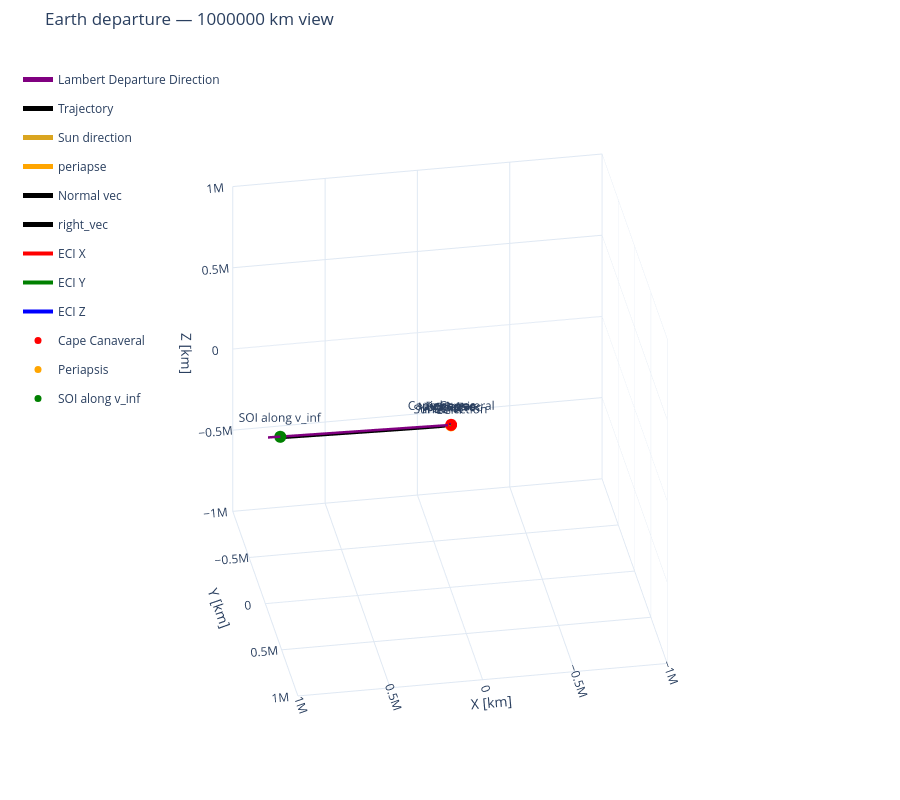

This figure's notebook cell:
### Markdown cell above
## Visualization

### Code cell
# Translate by Earth's rv at each sample, then rotate HCI into ECI.
sun_direction_eci = calc_dcm_eci_wrt_hci() @ (-mission["earth_rv_hci_km"][0, :3])


frames = [
    {
        "name": "ECI",
        "location": [0, 0, 0],
        "dcm_body_wrt_hci": np.eye(3),
        "length": 10000,
    },
    # {"name": "ECEF", "location": [0, 0, 0],
    #         "dcm_body_wrt_hci": dcm_ecef_wrt_eci, "length": 10000},  # just for visualization
]

vectors = [
    {
        "direction": sun_direction_eci,
        "length": 20000,
        "name": "Sun direction",
        "color": "goldenrod",
        "label": True,
    },
    {
        "direction": departure.r_p_eci,
        "length": 10000,
        "name": "periapse",
        "color": "orange",
        "label": True,
    },
    {
        "direction": departure.n_vec,
        "length": 10000,
        "name": "Normal vec",
        "color": "black",
        "label": True,
    },  # just for visualization
    {
        "direction": departure.right_vec,
        "length": 10000,
        "name": "right_vec",
        "color": "black",
        "label": True,
    },  # just for visualization
]

points = [
    {
        "name": "Cape Canaveral",
        "location": (departure.dcm_ecef_wrt_eci0.T @ r_cape_ecef_m) * M_TO_KM,
        "color": "red",
    },
    {"name": "Periapsis", "location": departure.r_p_eci * M_TO_KM, "color": "orange"},
    {
        "name": "SOI along v_inf",
        "location": earth_soi_km * unit(v_inf_eci_km),
        "color": "green",
    },
]

view_range = 1000000
fig_earth = plot_3d(
    [rv_sat_eci_km[:, 0:3], departure.rv_traj_eci_m[:, 0:3] * M_TO_KM],
    [mission["time_s"], departure.t_traj_s],
    labels=["Lambert Departure Direction", "Trajectory"],
    trace_colors=["purple", "black"],
    bodies={"name": "Earth", "radius": R_EARTH * M_TO_KM, "color": "royalblue"},
    frames=frames,
    vectors=vectors,
    points=points,
    title=f"Earth departure — {view_range} km view",
    units="km",
    azim=80,
    elev=30,
    show_end=False,
    show=False,
)
fig_earth.update_scenes(
    xaxis_range=[-view_range, view_range],  # km
    yaxis_range=[-view_range, view_range],  # km
    zaxis_range=[-view_range, view_range],  # km
)
fig_earth.show()

### Figure 1 — Plotly figure (JSON) as saved in the notebook; plotly's stock layout.template omitted (floating-point values rounded to 4 significant figures; data arrays with more than 128 entries replaced by an {"elided": "..."} marker saying what was removed)
{"data": [{"colorscale": [[0, "royalblue"], [1, "royalblue"]], "hoverinfo": "skip", "name": "Earth", "opacity": 0.7, "showlegend": false, "showscale": false, "type": "surface", "x": {"elided": "60x30 float values"}, "y": {"elided": "60x30 float values"}, "z": {"elided": "60x30 float values"}}, {"legendgroup": "Lambert Departure Direction", "line": {"color": "purple", "width": 5}, "mode": "lines", "name": "Lambert Departure Direction", "type": "scatter3d", "x": {"elided": "1936 float values"}, "y": {"elided": "1936 float values"}, "z": {"elided": "1936 float values"}}, {"legendgroup": "Trajectory", "line": {"color": "black", "width": 5}, "mode": "lines", "name": "Trajectory", "type": "scatter3d", "x": {"elided": "100000 float values"}, "y": {"elided": "100000 float values"}, "z": {"elided": "100000 float values"}}, {"legendgroup": "vector-3", "line": {"color": "goldenrod", "width": 5}, "mode": "lines+text", "name": "Sun direction", "text": ["", "Sun direction"], "textposition": "top center", "type": "scatter3d", "x": [0, 2506.0], "y": [0, 18210.0], "z": [0, 7891.0]}, {"anchor": "tip", "colorscale": [[0, "goldenrod"], [1, "goldenrod"]], "hoverinfo": "skip", "legendgroup": "vector-3", "name": "Sun direction arrowhead", "showlegend": false, "showscale": false, "sizemode": "absolute", "sizeref": 1200, "type": "cone", "u": [0.1253], "v": [0.9103], "w": [0.3946], "x": [2506.0], "y": [18210.0], "z": [7891.0]}, {"legendgroup": "vector-5", "line": {"color": "orange", "width": 5}, "mode": "lines+text", "name": "periapse", "text": ["", "periapse"], "textposition": "top center", "type": "scatter3d", "x": [0, -7869.0], "y": [0, -4142.0], "z": [0, -4575.0]}, {"anchor": "tip", "colorscale": [[0, "orange"], [1, "orange"]], "hoverinfo": "skip", "legendgroup": "vector-5", "name": "periapse arrowhead", "showlegend": false, "showscale": false, "sizemode": "absolute", "sizeref": 600, "type": "cone", "u": [-0.7869], "v": [-0.4142], "w": [-0.4575], "x": [-7869.0], "y": [-4142.0], "z": [-4575.0]}, {"legendgroup": "vector-7", "line": {"color": "black", "width": 5}, "mode": "lines+text", "name": "Normal vec", "text": ["", "Normal vec"], "textposition": "top center", "type": "scatter3d", "x": [0, 166.3], "y": [0, -7552.0], "z": [0, 6552.0]}, {"anchor": "tip", "colorscale": [[0, "black"], [1, "black"]], "hoverinfo": "skip", "legendgroup": "vector-7", "name": "Normal vec arrowhead", "showlegend": false, "showscale": false, "sizemode": "absolute", "sizeref": 600, "type": "cone", "u": [0.01663], "v": [-0.7552], "w": [0.6552], "x": [166.3], "y": [-7552.0], "z": [6552.0]}, {"legendgroup": "vector-9", "line": {"color": "black", "width": 5}, "mode": "lines+text", "name": "right_vec", "text": ["", "right_vec"], "textposition": "top center", "type": "scatter3d", "x": [0, -1080.0], "y": [0, 6502.0], "z": [0, 7521.0]}, {"anchor": "tip", "colorscale": [[0, "black"], [1, "black"]], "hoverinfo": "skip", "legendgroup": "vector-9", "name": "right_vec arrowhead", "showlegend": false, "showscale": false, "sizemode": "absolute", "sizeref": 600, "type": "cone", "u": [-0.108], "v": [0.6502], "w": [0.7521], "x": [-1080.0], "y": [6502.0], "z": [7521.0]}, {"legendgroup": "vector-11", "line": {"color": "red", "width": 4}, "mode": "lines+text", "name": "ECI X", "text": ["", "ECI X"], "textposition": "top center", "type": "scatter3d", "x": [0, 10000], "y": [0, 0], "z": [0, 0]}, {"anchor": "tip", "colorscale": [[0, "red"], [1, "red"]], "hoverinfo": "skip", "legendgroup": "vector-11", "name": "ECI X arrowhead", "showlegend": false, "showscale": false, "sizemode": "absolute", "sizeref": 600, "type": "cone", "u": [1], "v": [0], "w": [0], "x": [10000], "y": [0], "z": [0]}, {"legendgroup": "vector-13", "line": {"color": "green", "width": 4}, "mode": "lines+text", "name": "ECI Y", "text": ["", "ECI Y"], "textposition": "top center", "type": "scatter3d", "x": [0, 0], "y": [0, 10000], "z": [0, 0]}, {"anchor": "tip", "colorscale": [[0, "green"], [1, "green"]], "hoverinfo": "skip", "legendgroup": "vector-13", "name": "ECI Y arrowhead", "showlegend": false, "showscale": false, "sizemode": "absolute", "sizeref": 600, "type": "cone", "u": [0], "v": [1], "w": [0], "x": [0], "y": [10000], "z": [0]}, {"legendgroup": "vector-15", "line": {"color": "blue", "width": 4}, "mode": "lines+text", "name": "ECI Z", "text": ["", "ECI Z"], "textposition": "top center", "type": "scatter3d", "x": [0, 0], "y": [0, 0], "z": [0, 10000]}, {"anchor": "tip", "colorscale": [[0, "blue"], [1, "blue"]], "hoverinfo": "skip", "legendgroup": "vector-15", "name": "ECI Z arrowhead", "showlegend": false, "showscale": false, "sizemode": "absolute", "sizeref": 600, "type": "cone", "u": [0], "v": [0], "w": [1], "x": [0], "y": [0], "z": [10000]}, {"marker": {"color": "red", "size": 7, "symbol": "circle"}, "mode": "markers+text", "name": "Cape Canaveral", "text": ["Cape Canaveral"], "textposition": "top center", "type": "scatter3d", "x": [-4997.0], "y": [2529.0], "z": [3042.0]}, {"marker": {"color": "orange", "size": 7, "symbol": "circle"}, "mode": "markers+text", "name": "Periapsis", "text": ["Periapsis"], "textposition": "top center", "type": "scatter3d", "x": [-5255.0], "y": [-2766.0], "z": [-3055.0]}, {"marker": {"color": "green", "size": 7, "symbol": "circle"}, "mode": "markers+text", "name": "SOI along v_inf", "text": ["SOI along v_inf"], "textposition": "top center", "type": "scatter3d", "x": [933500.0], "y": [78190.0], "z": [66440.0]}], "layout": {"height": 800, "legend": {"bgcolor": "rgba(0,0,0,0)", "borderwidth": 0, "x": 0.02, "y": 0.98}, "margin": {"b": 0, "l": 0, "r": 0, "t": 50}, "scene": {"aspectmode": "cube", "camera": {"eye": {"x": 0.4512, "y": 2.559, "z": 1.5}, "projection": {"type": "orthographic"}, "up": {"x": 0, "y": 0, "z": 1}}, "xaxis": {"range": [-1000000, 1000000], "title": {"text": "X [km]"}}, "yaxis": {"range": [-1000000, 1000000], "title": {"text": "Y [km]"}}, "zaxis": {"range": [-1000000, 1000000], "title": {"text": "Z [km]"}}}, "title": {"text": "Earth departure — 1000000 km view"}}}
